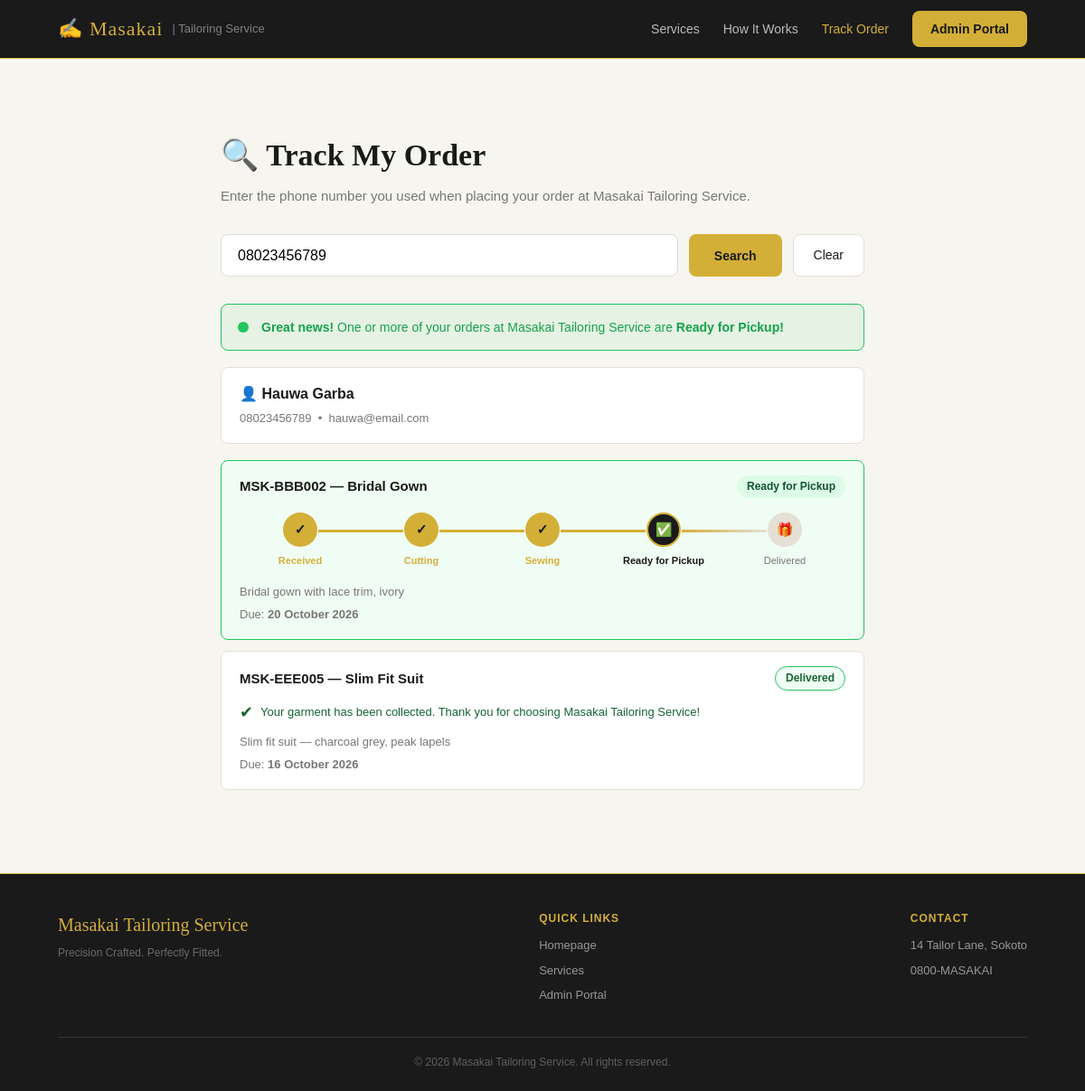
Page /track_status.php?phone=08023456789 on the committed database.
### tables this page shows
CREATE TABLE IF NOT EXISTS `clients` (
  `id`         INT UNSIGNED NOT NULL AUTO_INCREMENT,
  `name`       VARCHAR(255) NOT NULL,
  `phone`      VARCHAR(30)  NOT NULL UNIQUE,
  `email`      VARCHAR(255)          DEFAULT NULL,
  `address`    TEXT                  DEFAULT NULL,
  `created_at` DATETIME     NOT NULL DEFAULT CURRENT_TIMESTAMP,
  `updated_at` DATETIME     NOT NULL DEFAULT CURRENT_TIMESTAMP ON UPDATE CURRENT_TIMESTAMP,
  PRIMARY KEY (`id`),
  KEY `idx_phone` (`phone`)
);

CREATE TABLE IF NOT EXISTS `orders` (
  `id`            INT UNSIGNED NOT NULL AUTO_INCREMENT,
  `order_id`      VARCHAR(20)  NOT NULL UNIQUE,
  `client_id`     INT UNSIGNED NOT NULL,
  `service_type`  ENUM('babban_riga','agbada','kaftan','slim_fit','custom_suit','bridal','alterations','casual_wear','other')
                               NOT NULL DEFAULT 'other',
  `description`   TEXT                  DEFAULT NULL,
  `status`        ENUM('received','cutting','sewing','ready_for_pickup','delivered')
                               NOT NULL DEFAULT 'received',
  `due_date`      DATE                  DEFAULT NULL,
  `price`         DECIMAL(12,2) NOT NULL DEFAULT 0.00,
  `deposit_paid`  DECIMAL(12,2) NOT NULL DEFAULT 0.00,
  `notes`         TEXT                  DEFAULT NULL,
  `created_at`    DATETIME      NOT NULL DEFAULT CURRENT_TIMESTAMP,
  `updated_at`    DATETIME      NOT NULL DEFAULT CURRENT_TIMESTAMP ON UPDATE CURRENT_TIMESTAMP,
  PRIMARY KEY (`id`),
  KEY `idx_status` (`status`),
  CONSTRAINT `fk_order_client` FOREIGN KEY (`client_id`) REFERENCES `clients` (`id`) ON DELETE CASCADE
);

### track_status.php (the view, shortened to what this page needs)
<?php
require_once __DIR__ . '/includes/functions.php';
$tracking   = null;
$searched   = false;
if (isset($_GET['phone']) && $_GET['phone'] !== '') {
    $searched = true;
    $client   = msk_get_client_by_phone($_GET['phone']);
    if ($client) {
        $orders   = msk_get_client_orders((int)$client['id']);
        $hasReady = !empty(array_filter($orders, fn($o) => $o['status'] === 'ready_for_pickup'));
        $tracking = compact('client', 'orders', 'hasReady');
    } else {
        $trackError = 'No account found for that phone number. Please check and try again, or contact us at 0800-MASAKAI.';
    }
}
?>
<!DOCTYPE html>
<html lang="en">
<head>
<link rel="stylesheet" href="assets/css/style.css">
</head>
<body>
<nav class="navbar">
  <div class="container nav-inner">
    <a href="index.php" class="nav-brand">&#9997; Masakai <small>| Tailoring Service</small></a>
    <div class="nav-links">
      <a href="index.php#services">Services</a>
      <a href="index.php#how-it-works">How It Works</a>
      <a href="track_status.php" style="color:var(--gold)">Track Order</a>
      <a href="login.php" class="nav-cta">Admin Portal</a>
    </div>
  </div>
</nav>
<section class="section">
  <div class="container" style="max-width:760px">
    <h2 class="sec-title" style="text-align:left;margin-bottom:6px">&#128269; Track My Order</h2>
    <p class="sec-sub" style="text-align:left;margin-bottom:30px">Enter the phone number you used when placing your order at Masakai Tailoring Service.</p>
    <form method="GET" style="display:flex;gap:12px;margin-bottom:30px;flex-wrap:wrap">
      <input type="tel" name="phone" placeholder="e.g. 08012345678" required
             value="<?= msk_e($_GET['phone'] ?? '') ?>"
             style="flex:1;min-width:220px;padding:13px 18px;border:1px solid #ddd;border-radius:8px;
                    font-size:16px;font-family:sans-serif;outline:none;transition:border-color .2s"
             onfocus="this.style.borderColor='#D4AF37'" onblur="this.style.borderColor='#ddd'">
      <button type="submit" class="btn-gold">Search</button>
      <?php if ($searched): ?>
        <a href="track_status.php" class="btn-ghost">Clear</a>
      <?php endif; ?>
    </form>
    <?php if ($tracking): ?>
      <?php if ($tracking['hasReady']): ?>
      <div class="pickup-banner">
        <span class="pulse"></span>
        <span><strong>Great news!</strong> One or more of your orders at Masakai Tailoring Service are <strong>Ready for Pickup!</strong></span>
      </div>
      <?php endif; ?>
      <div style="background:#fff;border:1px solid #e5e0d5;border-radius:8px;padding:16px 20px;margin-bottom:18px;font-family:sans-serif">
        <div style="font-size:16px;font-weight:700;margin-bottom:4px">&#128100; <?= msk_e($tracking['client']['name']) ?></div>
        <div style="font-size:13px;color:#777">
          <?= msk_e($tracking['client']['phone']) ?>
          <?php if ($tracking['client']['email']): ?>
            &nbsp;&bull;&nbsp; <?= msk_e($tracking['client']['email']) ?>
          <?php endif; ?>
        </div>
      </div>
      <?php if (empty($tracking['orders'])): ?>
        <p style="text-align:center;color:#777;font-family:sans-serif;padding:40px 0">No orders found on your account yet.</p>
      <?php else: ?>
        <?php foreach ($tracking['orders'] as $o): ?>
        <div class="order-card <?= $o['status'] === 'ready_for_pickup' ? 'is-ready' : '' ?>">
          <div class="order-card-head">
            <strong><?= msk_e($o['order_id']) ?> &mdash; <?= msk_service_label($o['service_type']) ?></strong>
            <?= msk_badge($o['status']) ?>
          </div>
          <?php if (!in_array($o['status'], ['delivered'])): ?>
            <?= msk_progress_steps($o['status']) ?>
          <?php endif; ?>
          <?php if ($o['status'] === 'delivered'): ?>
            <div style="display:flex;align-items:center;gap:8px;margin:8px 0;font-family:sans-serif;font-size:13px;color:#166534">
              <span style="font-size:18px">&#10004;</span> Your garment has been collected. Thank you for choosing Masakai Tailoring Service!
            </div>
          <?php endif; ?>
          <div class="order-card-body" style="margin-top:8px">
            <?php if ($o['description']): ?><div><?= msk_e($o['description']) ?></div><?php endif; ?>
            <?php if ($o['due_date']): ?>
              <div style="margin-top:4px">
                Due: <strong><?= date('d F Y', strtotime($o['due_date'])) ?></strong>
              </div>
            <?php endif; ?>
          </div>
        </div>
        <?php endforeach; ?>
      <?php endif; ?>
    <?php endif; ?>
  </div>
</section>
<footer class="footer">
  <div class="container">
    <div class="footer-inner">
      <div>
        <div class="footer-brand">Masakai Tailoring Service</div>
        <div class="footer-tag">Precision Crafted. Perfectly Fitted.</div>
      </div>
      <div class="footer-col">
        <h4>Quick Links</h4>
        <a href="index.php">Homepage</a>
        <a href="index.php#services">Services</a>
        <a href="login.php">Admin Portal</a>
      </div>
      <div class="footer-col">
        <h4>Contact</h4>
        <a href="#">14 Tailor Lane, Sokoto</a>
        <a href="tel:08000000000">0800-MASAKAI</a>
      </div>
    </div>
    <div class="footer-bottom">&copy; <?= date('Y') ?> Masakai Tailoring Service. All rights reserved.</div>
  </div>
</footer>
</body>
</html>

### functions.php (shortened to what this page needs)
<?php
function msk_status_label(string $s): string {
    return ['received'=>'Received','cutting'=>'Cutting','sewing'=>'Sewing',
            'ready_for_pickup'=>'Ready for Pickup','delivered'=>'Delivered'][$s] ?? ucfirst($s);
}
function msk_service_label(string $s): string {
    return ['babban_riga'=>'Babban Riga','agbada'=>'Agbada','kaftan'=>'Kaftan',
            'slim_fit'=>'Slim Fit Suit','custom_suit'=>'Custom Suit','bridal'=>'Bridal Gown',
            'alterations'=>'Alterations','casual_wear'=>'Casual Wear','other'=>'Other'][$s] ?? ucfirst($s);
}
function msk_badge(string $status): string {
    $map = ['received'=>'badge-received','cutting'=>'badge-cutting','sewing'=>'badge-sewing',
            'ready_for_pickup'=>'badge-ready','delivered'=>'badge-delivered'];
    $cls = $map[$status] ?? 'badge-received';
    return '<span class="badge ' . $cls . '">' . msk_status_label($status) . '</span>';
}
function msk_e(string $v): string {
    return htmlspecialchars($v, ENT_QUOTES, 'UTF-8');
}
function msk_s(string $v): string {
    global $conn;
    return $conn->real_escape_string(trim($v));
}
function msk_get_client_by_phone(string $phone): ?array {
    global $conn;
    $p = msk_s($phone);
    $r = $conn->query("SELECT * FROM clients WHERE phone='$p' LIMIT 1");
    return ($r && $r->num_rows) ? $r->fetch_assoc() : null;
}
function msk_get_client_orders(int $clientId): array {
    global $conn;
    $r = $conn->query("SELECT * FROM orders WHERE client_id=$clientId ORDER BY created_at DESC");
    return ($r) ? $r->fetch_all(MYSQLI_ASSOC) : [];
}
function msk_progress_steps(string $status): string {
    $steps = [
        ['key'=>'received',         'icon'=>'📥', 'label'=>'Received'],
        ['key'=>'cutting',          'icon'=>'✂',  'label'=>'Cutting'],
        ['key'=>'sewing',           'icon'=>'🧵', 'label'=>'Sewing'],
        ['key'=>'ready_for_pickup', 'icon'=>'✅', 'label'=>'Ready for Pickup'],
        ['key'=>'delivered',        'icon'=>'🎁', 'label'=>'Delivered'],
    ];
    $order = ['received'=>0,'cutting'=>1,'sewing'=>2,'ready_for_pickup'=>3,'delivered'=>4];
    $cur   = $order[$status] ?? -1;
    $html  = '<div class="progress-tracker">';
    foreach ($steps as $i => $step) {
        $stepOrder = $order[$step['key']];
        if ($cur > $stepOrder)       $cls = 'done';
        elseif ($cur === $stepOrder) $cls = 'active';
        else                         $cls = '';
        $icon = ($cur > $stepOrder) ? '✓' : $step['icon'];
        $html .= '<div class="prog-step ' . $cls . '">'
               . '<div class="prog-dot">' . $icon . '</div>'
               . '<div class="prog-label">' . $step['label'] . '</div>'
               . '</div>';
    }
    return $html . '</div>';
}

### rows in the picture
clients: name "Hauwa Garba", phone "08023456789", email "hauwa@email.com"
orders: order "MSK-BBB002", service_type "Bridal Gown", status "Ready for Pickup", status "✓", label "Received", label "Cutting", label "Sewing", status "✅", label "Ready for Pickup", status "🎁", label "Delivered", description "Bridal gown with lace trim, ivory", due_date "20 October 2026"
orders: order "MSK-EEE005", service_type "Slim Fit Suit", status "Delivered", shows "Your garment has been collected. Thank you for choosing Masakai Tailoring Service!", description "Slim fit suit — charcoal grey, peak lapels", due_date "16 October 2026"
